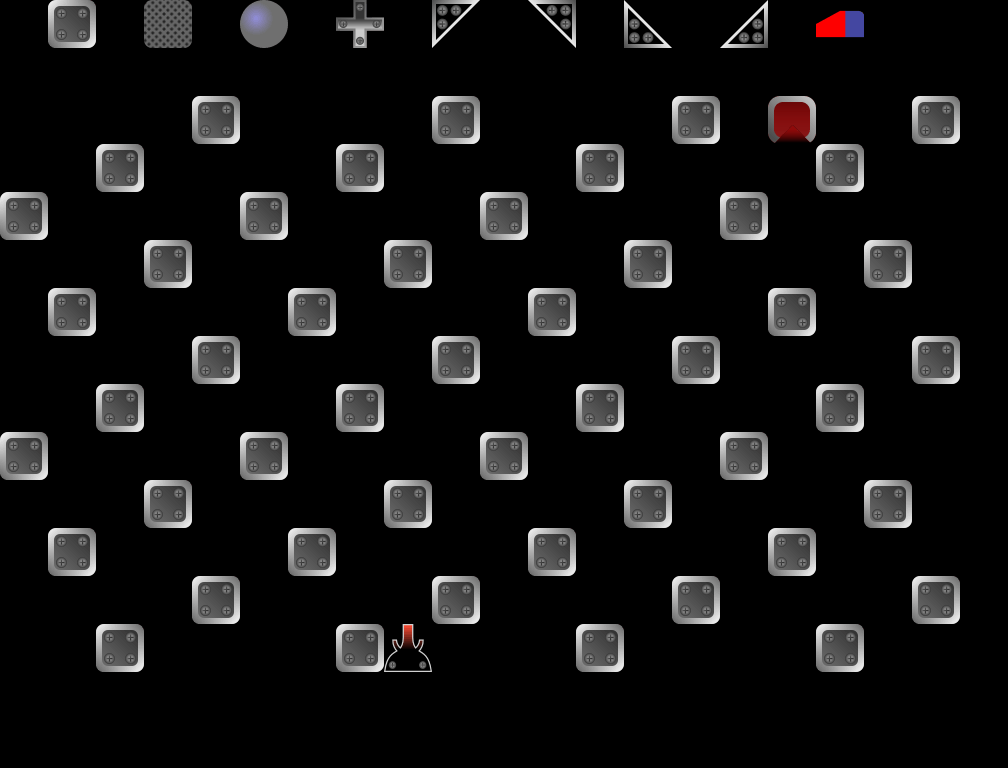

The image is a tile-based game level rendered from a .tmx file. Its description and complete source (layers, tilesets, objects, tile grids) follow:
An orthogonal 21x16 tile map with 48x48 px tiles, 2 tile layers (Blocks, Info), 1 hidden layer not drawn, 1 image layer.

<map version="1.10" tiledversion="1.10.2" orientation="orthogonal" renderorder="right-down" width="21" height="16" tilewidth="48" tileheight="48" infinite="0" nextlayerid="10" nextobjectid="2">
 <editorsettings>
  <export target="../../public/assets/levels/level-04.json" format="json" />
 </editorsettings>
 <tileset firstgid="1" name="tileset" tilewidth="48" tileheight="48" tilecount="18" columns="18">
  <image source="../../public/assets/tileset.png" width="864" height="48" />
  <tile id="0" type="BlockingBlock" />
  <tile id="1" type="Cross" />
  <tile id="2" type="BallMirror" />
  <tile id="3" type="BottomLeftMirror" />
  <tile id="4" type="BottomRightMirror" />
  <tile id="5" type="TopLeftMirror" />
  <tile id="6" type="TopRightMirror" />
  <tile id="7" type="TimedBlock" />
  <tile id="8" type="LaserStartDown" />
  <tile id="9" type="LaserStartLeft" />
  <tile id="10" type="LaserStartRight" />
  <tile id="11" type="LaserStartUp" />
  <tile id="12" type="TargetUp" />
  <tile id="13" type="TargetRight" />
  <tile id="14" type="TargetDown" />
  <tile id="15" type="TargetLeft" />
  <tile id="16" type="ForbiddenBlock" />
  <tile id="17" type="Eraser" />
 </tileset>
 <imagelayer id="9" name="bg" locked="1" opacity="0.5" offsetx="0" offsety="96">
  <image source="../black.png" width="960" height="576" />
 </imagelayer>
 <layer id="2" name="Blocks" width="21" height="16">
  <data encoding="csv">
0,0,0,0,0,0,0,0,0,0,0,0,0,0,0,0,0,0,0,0,0,
0,0,0,0,0,0,0,0,0,0,0,0,0,0,0,0,0,0,0,0,0,
0,0,0,0,1,0,0,0,0,1,0,0,0,0,1,0,15,0,0,1,0,
0,0,1,0,0,0,0,1,0,0,0,0,1,0,0,0,0,1,0,0,0,
1,0,0,0,0,1,0,0,0,0,1,0,0,0,0,1,0,0,0,0,0,
0,0,0,1,0,0,0,0,1,0,0,0,0,1,0,0,0,0,1,0,0,
0,1,0,0,0,0,1,0,0,0,0,1,0,0,0,0,1,0,0,0,0,
0,0,0,0,1,0,0,0,0,1,0,0,0,0,1,0,0,0,0,1,0,
0,0,1,0,0,0,0,1,0,0,0,0,1,0,0,0,0,1,0,0,0,
1,0,0,0,0,1,0,0,0,0,1,0,0,0,0,1,0,0,0,0,0,
0,0,0,1,0,0,0,0,1,0,0,0,0,1,0,0,0,0,1,0,0,
0,1,0,0,0,0,1,0,0,0,0,1,0,0,0,0,1,0,0,0,0,
0,0,0,0,1,0,0,0,0,1,0,0,0,0,1,0,0,0,0,1,0,
0,0,1,0,0,0,0,1,12,0,0,0,1,0,0,0,0,1,0,0,0,
0,0,0,0,0,0,0,0,0,0,0,0,0,0,0,0,0,0,0,0,0,
0,0,0,0,0,0,0,0,0,0,0,0,0,0,0,0,0,0,0,0,0
</data>
 </layer>
 <layer id="5" name="Info" width="21" height="16" locked="1">
  <properties>
   <property name="BallMirror" type="int" value="0" />
   <property name="BlockingBlock" type="int" value="0" />
   <property name="BottomLeftMirror" type="int" value="3" />
   <property name="BottomRightMirror" type="int" value="3" />
   <property name="Cross" type="int" value="0" />
   <property name="LevelName" value="Forest Grove" />
   <property name="MaxItems" type="int" value="12" />
   <property name="TimedBlock" type="int" value="0" />
   <property name="TopLeftMirror" type="int" value="3" />
   <property name="TopRightMirror" type="int" value="3" />
  </properties>
  <data encoding="csv">
0,1,0,8,0,3,0,2,0,5,0,4,0,7,0,6,0,18,0,0,0,
0,0,0,0,0,0,0,0,0,0,0,0,0,0,0,0,0,0,0,0,0,
0,0,0,0,0,0,0,0,0,0,0,0,0,0,0,0,0,0,0,0,0,
0,0,0,0,0,0,0,0,0,0,0,0,0,0,0,0,0,0,0,0,0,
0,0,0,0,0,0,0,0,0,0,0,0,0,0,0,0,0,0,0,0,0,
0,0,0,0,0,0,0,0,0,0,0,0,0,0,0,0,0,0,0,0,0,
0,0,0,0,0,0,0,0,0,0,0,0,0,0,0,0,0,0,0,0,0,
0,0,0,0,0,0,0,0,0,0,0,0,0,0,0,0,0,0,0,0,0,
0,0,0,0,0,0,0,0,0,0,0,0,0,0,0,0,0,0,0,0,0,
0,0,0,0,0,0,0,0,0,0,0,0,0,0,0,0,0,0,0,0,0,
0,0,0,0,0,0,0,0,0,0,0,0,0,0,0,0,0,0,0,0,0,
0,0,0,0,0,0,0,0,0,0,0,0,0,0,0,0,0,0,0,0,0,
0,0,0,0,0,0,0,0,0,0,0,0,0,0,0,0,0,0,0,0,0,
0,0,0,0,0,0,0,0,0,0,0,0,0,0,0,0,0,0,0,0,0,
0,0,0,0,0,0,0,0,0,0,0,0,0,0,0,0,0,0,0,0,0,
0,0,0,0,0,0,0,0,0,0,0,0,0,0,0,0,0,0,0,0,0
</data>
 </layer>
 <layer id="7" name="SelectionArea" width="21" height="16" visible="0" locked="1">
  <data encoding="csv">
0,0,0,0,0,0,0,0,0,0,0,0,0,0,0,0,0,0,0,0,0,
0,0,0,0,0,0,0,0,0,0,0,0,0,0,0,0,0,0,0,0,0,
8,8,8,8,8,8,8,8,8,8,8,8,8,8,8,8,8,8,8,8,8,
8,8,8,8,8,8,8,8,8,8,8,8,8,8,8,8,8,8,8,8,8,
8,8,8,8,8,8,8,8,8,8,8,8,8,8,8,8,8,8,8,8,8,
8,8,8,8,8,8,8,8,8,8,8,8,8,8,8,8,8,8,8,8,8,
8,8,8,8,8,8,8,8,8,8,8,8,8,8,8,8,8,8,8,8,8,
8,8,8,8,8,8,8,8,8,8,8,8,8,8,8,8,8,8,8,8,8,
8,8,8,8,8,8,8,8,8,8,8,8,8,8,8,8,8,8,8,8,8,
8,8,8,8,8,8,8,8,8,8,8,8,8,8,8,8,8,8,8,8,8,
8,8,8,8,8,8,8,8,8,8,8,8,8,8,8,8,8,8,8,8,8,
8,8,8,8,8,8,8,8,8,8,8,8,8,8,8,8,8,8,8,8,8,
8,8,8,8,8,8,8,8,8,8,8,8,8,8,8,8,8,8,8,8,8,
8,8,8,8,8,8,8,8,8,8,8,8,8,8,8,8,8,8,8,8,8,
0,0,0,0,0,0,0,0,0,0,0,0,0,0,0,0,0,0,0,0,0,
0,0,0,0,0,0,0,0,0,0,0,0,0,0,0,0,0,0,0,0,0
</data>
 </layer>
</map>
